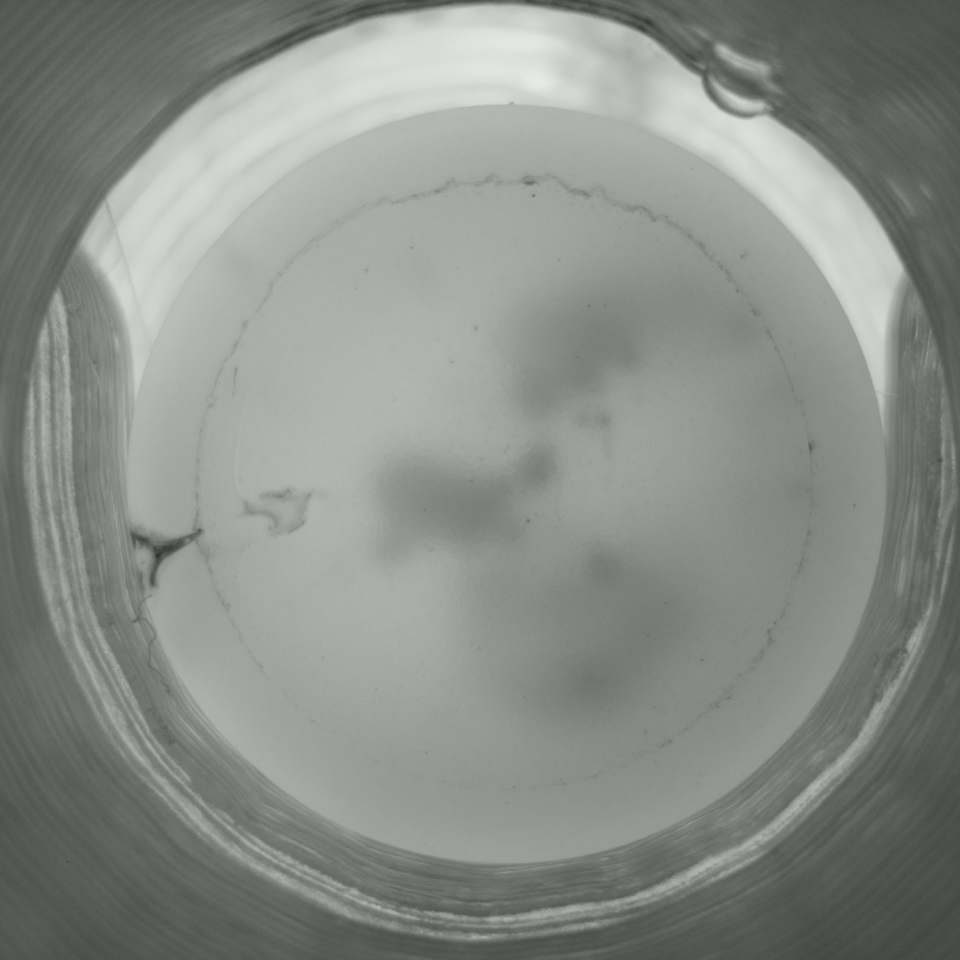
#> input picture bad.jpg, 960 x 960 px
$ python main_bad.py
#> lines starting #> are read from the running program, lines starting #| are printed output that depends on the picture; after the words box and inside, x2 and y2 are one past the last pixel; in counts of white or black regions, pixels touching at a corner belong together
import cv2
import numpy as np
import matplotlib.pyplot as plt
from scipy.stats import norm

image_resolution = (960, 960)
pellet_center_mask = np.zeros(image_resolution, dtype="uint8")
# Initial values for trackbars
initial_x, initial_y, initial_diameter = 480, 468, 350
threshold_value = 1.5
debug = 0
def nothing(val):
    pass

def update_mask():
    global Csys, Dia, pellet_center_mask
    # Update circle parameters
    Csys = (cv2.getTrackbarPos("Circle_X", "Trackbars"),
            cv2.getTrackbarPos("Circle_Y", "Trackbars"))
    Dia = cv2.getTrackbarPos("Circle_Diameter", "Trackbars")

    # Create a black canvas the size of the camera feed
    pellet_center_mask = np.zeros(image_resolution, dtype="uint8")

    # Draw a circle based on the trackbar values
    cv2.circle(pellet_center_mask, Csys, Dia, 255, -1)
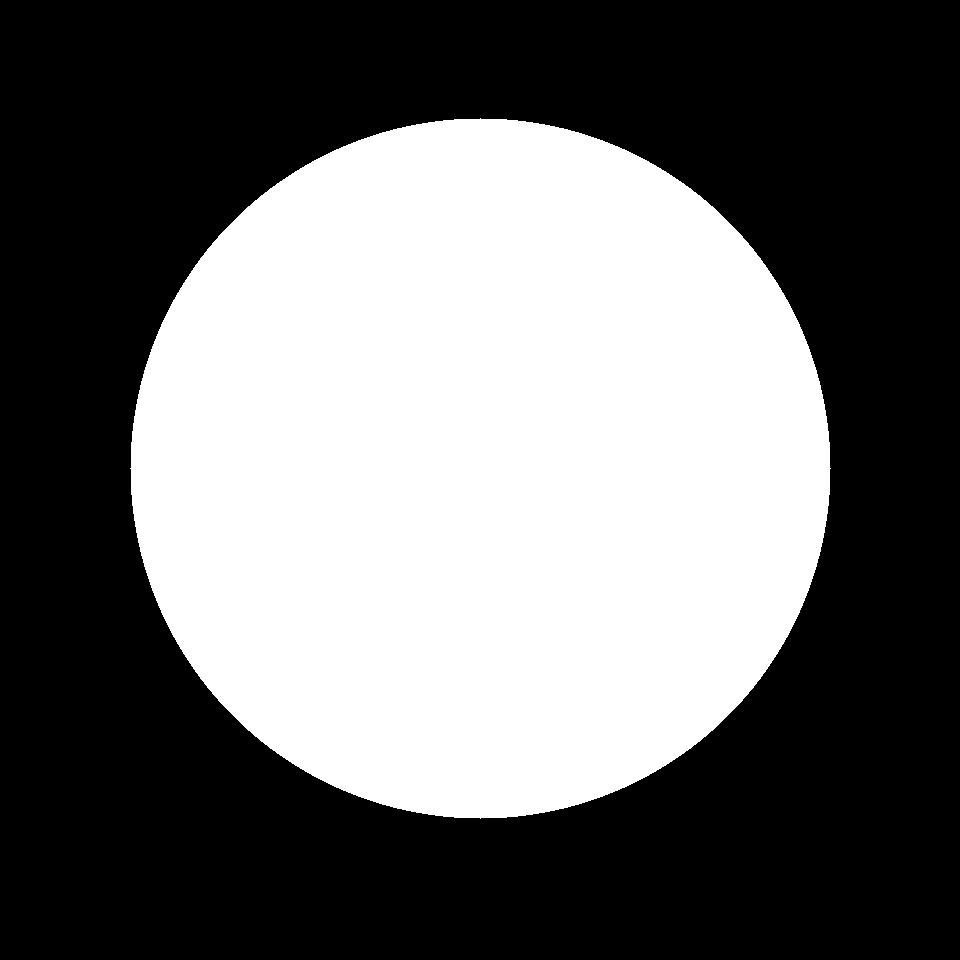
#> pellet_center_mask: shape (960, 960); 41.7% white; 1 white region, box (x1, y1, x2, y2) and area: (130, 118, 831, 819) 384765
    if debug == 1:
        # Display the mask
        cv2.imshow("Pellet center mask", pellet_center_mask)

def histogram_and_threshold(image, mask):
    # Apply the mask to the image
    masked_image = np.ma.array(image, mask=~mask)
    # Convert the masked image to a regular NumPy array for visualization
    masked_image_display = masked_image.filled(fill_value=0).astype(np.uint8)
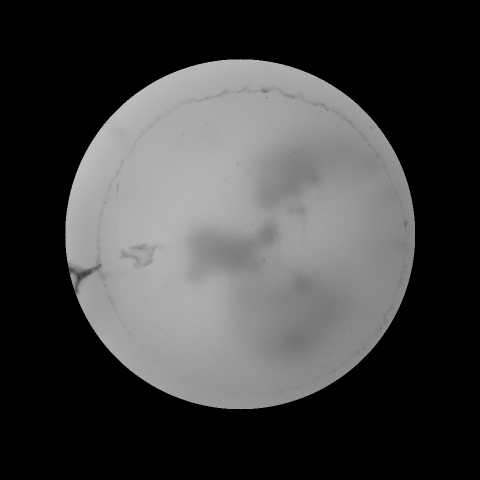
#> masked_image_display: shape (960, 960) (shown at 1/2 size); min 0, max 196, mean 64.8
    # Calculate the mean and standard deviation
    mean_value = np.mean(masked_image.compressed())
#> mean_value = 155.3
    std_dev_value = np.std(masked_image.compressed())
#> std_dev_value = 16.72

    std_dev_multiplier_upper = cv2.getTrackbarPos("Threshold_upper", "Trackbars") / 10
    std_dev_multiplier_lower = cv2.getTrackbarPos("Threshold_lower", "Trackbars") / 10

    # Calculate the threshold range
    lower_threshold = mean_value - std_dev_multiplier_lower * std_dev_value
#> lower_threshold = 130.2
    upper_threshold = mean_value + std_dev_multiplier_upper * std_dev_value
#> upper_threshold = 180.3

    # Clear the previous plot
    plt.clf()

    # Plot the histogram
    plt.hist(masked_image.compressed(), bins=256, density=True, alpha=0.6, color='g')

    # Plot the fitted normal distribution
    xmin, xmax = plt.xlim()
    x = np.linspace(xmin, xmax, 100)
    p = norm.pdf(x, mean_value, std_dev_value)
#> p = 100 values, max 0.0239 at index 70, min 6.12e-13 at index 0, mean 0.00599
    plt.plot(x, p, 'k', linewidth=2)

    # Add vertical lines at thresholding points
    plt.axvline(x=lower_threshold, color='r', linestyle='--', label=f'Lower Threshold ({std_dev_multiplier_lower} std dev)')
    plt.axvline(x=upper_threshold, color='r', linestyle='--', label=f'Upper Threshold ({std_dev_multiplier_upper} std dev)')

    # Add labels and title
    plt.title(f'Mean = {mean_value:.2f}, Standard Deviation = {std_dev_value:.2f}')
    plt.xlabel('Pixel Value')
    plt.ylabel('Frequency')

    # Add legend
    plt.legend()

    # Pause for a short time to allow the plot window to update
    plt.pause(0.01)
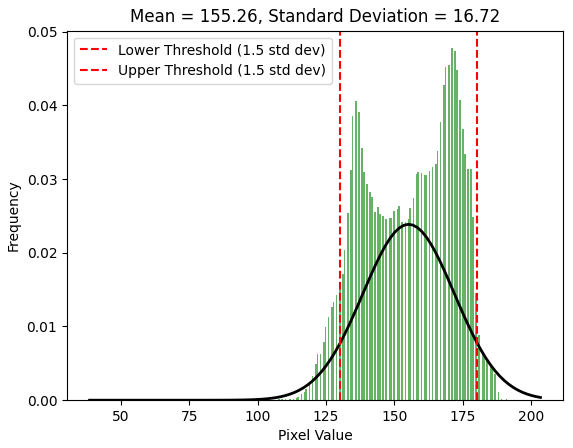
#> figure drawn by matplotlib, 1 panel; tallest bar 0.0478 high, from x = 170.8 to 171.4; curve peaks at x = 155.2, y = 0.0239

    # Perform thresholding using mean and standard deviation
    binary_image = ((masked_image >= lower_threshold) & (masked_image <= upper_threshold)).astype(np.uint8) * 255
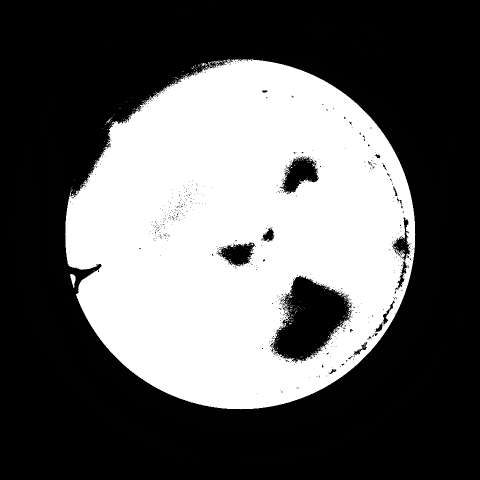
#> binary_image: shape (960, 960) (shown at 1/2 size); min 0, max 255, mean 96.8

    # Display the original and thresholded images
    if debug == 1:
        cv2.imshow('Original Image', image)
        cv2.imshow('Masked image', masked_image_display)
    cv2.imshow('Thresholded Image', binary_image)
    count_black_pixels(binary_image, mask)


def create_trackbars():
    # Set up the window and trackbars
    cv2.namedWindow("Trackbars")

    # Create trackbars with default values
    cv2.createTrackbar("Circle_X", "Trackbars", initial_x, 960, nothing)
    cv2.createTrackbar("Circle_Y", "Trackbars", initial_y, 960, nothing)
    cv2.createTrackbar("Circle_Diameter", "Trackbars", initial_diameter, 500, nothing)
    cv2.createTrackbar("Threshold_upper", "Trackbars", 15, 40, nothing)
    cv2.createTrackbar("Threshold_lower", "Trackbars", 15, 40, nothing)
    cv2.createTrackbar("Impurity_pixel_amount", "Trackbars", 1000,50000, nothing)

def count_black_pixels(binary_image, mask):
    # Apply the mask to the binary image
    masked_binary_image = cv2.bitwise_and(~binary_image, mask)
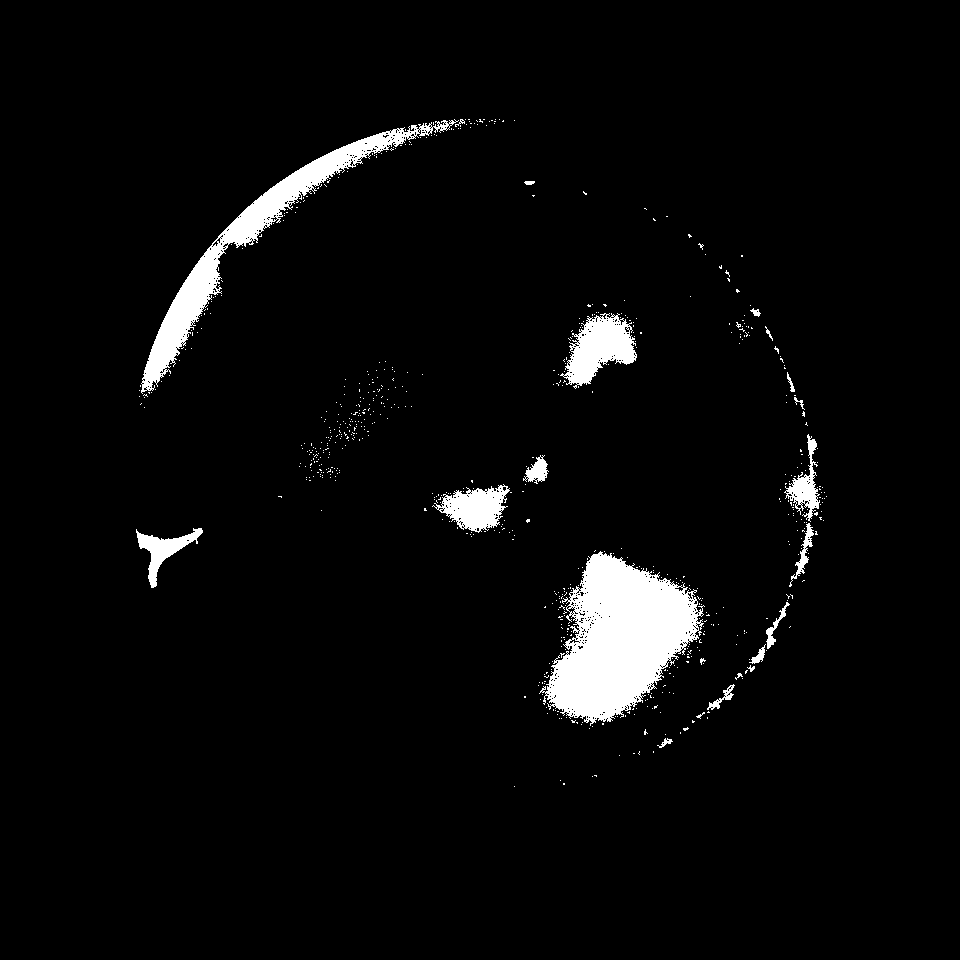
#> masked_binary_image: shape (960, 960); 3.9% white; 692 white regions (670 under 20 px), largest, box (x1, y1, x2, y2) and area: (539, 551, 705, 726) 16173, (141, 119, 459, 394) 8961, (560, 313, 637, 389) 3071
    cv2.imshow("Counting black",masked_binary_image)
    # Count the black pixels (pixel values = 0) inside the masked area
    impurity_pixel_count = np.sum(masked_binary_image == 255)
#> impurity_pixel_count = 35499

    print(f'Impurities: {impurity_pixel_count}')
#| Impurities: 35499
    impurity_threshold = cv2.getTrackbarPos("Impurity_pixel_amount", "Trackbars")
    if impurity_pixel_count > impurity_threshold:
        print("BAD")
    else:
        print("GOOD")


# Create the Trackbars, so the mask can be created
create_trackbars()

# Main loop
while True:
    original_image_bad = cv2.imread('bad.jpg' , cv2.IMREAD_GRAYSCALE)
    update_mask()
    histogram_and_threshold(original_image_bad, pellet_center_mask)

    key = cv2.waitKey(1) & 0xFF
#> (key Esc is pressed here)
    if key == 27:  # Press 'Esc' to exit
        break

# Release resources
cv2.destroyAllWindows()

$ run again, with good.jpg copied over bad.jpg
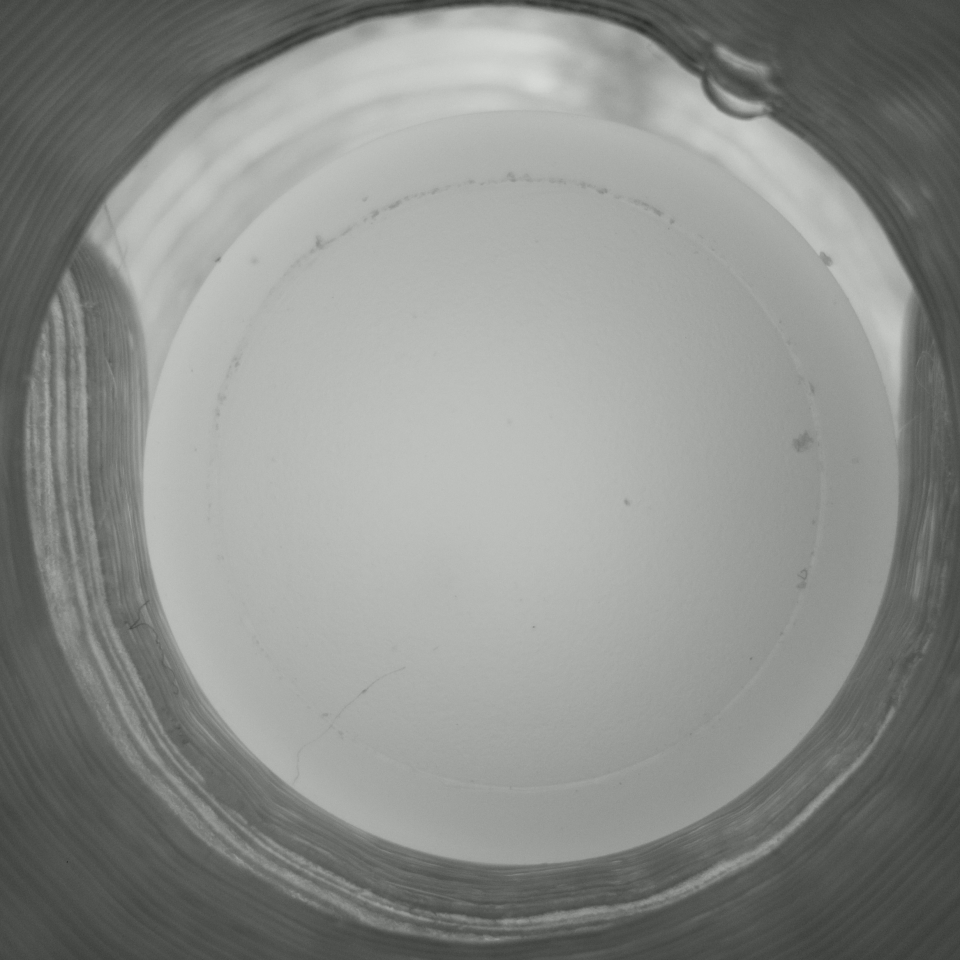
#> input picture good.jpg, 960 x 960 px
#> pellet_center_mask: shape (960, 960); 41.7% white; 1 white region, box (x1, y1, x2, y2) and area: (130, 118, 831, 819) 384765
#> in histogram_and_threshold, `masked_image_display = masked_image.filled(fill_value=0).astype(np.uin..`:
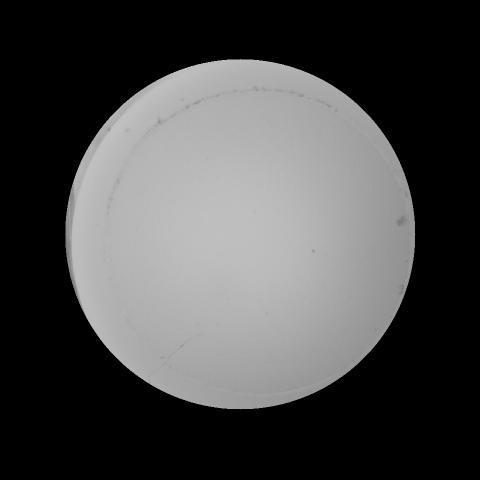
#> masked_image_display: shape (960, 960) (shown at 1/2 size); min 0, max 194, mean 72.5
#> mean_value = 173.7
#> std_dev_value = 11.89
#> lower_threshold = 155.9
#> upper_threshold = 191.5
#> p = 100 values, max 0.0336 at index 71, min 7.87e-08 at index 0, mean 0.0115
#> in count_black_pixels, `masked_binary_image = cv2.bitwise_and(~binary_image, mask)`:
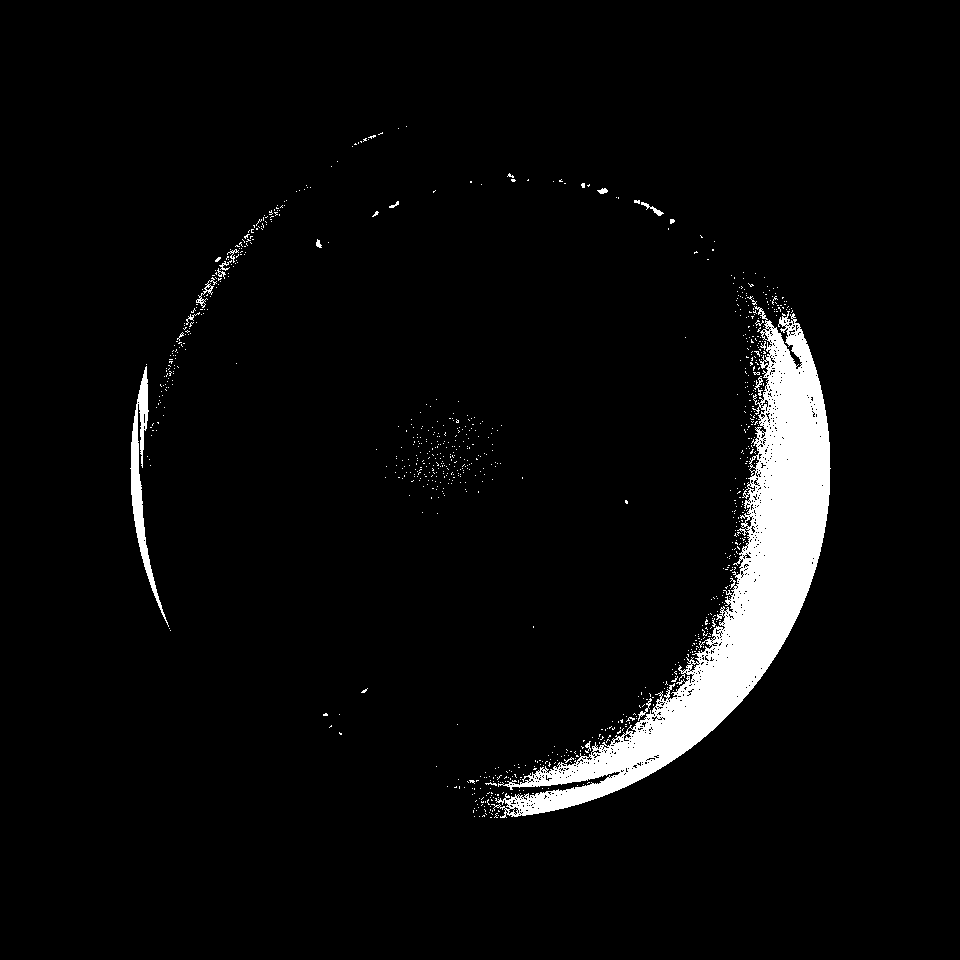
#> masked_binary_image: shape (960, 960); 4.3% white; 904 white regions (885 under 20 px), largest, box (x1, y1, x2, y2) and area: (491, 306, 831, 818) 35121, (130, 366, 169, 627) 2041, (196, 277, 217, 308) 128
#> impurity_pixel_count = 39843
#| Impurities: 39843

$ run again, with no_pellet.jpg copied over bad.jpg
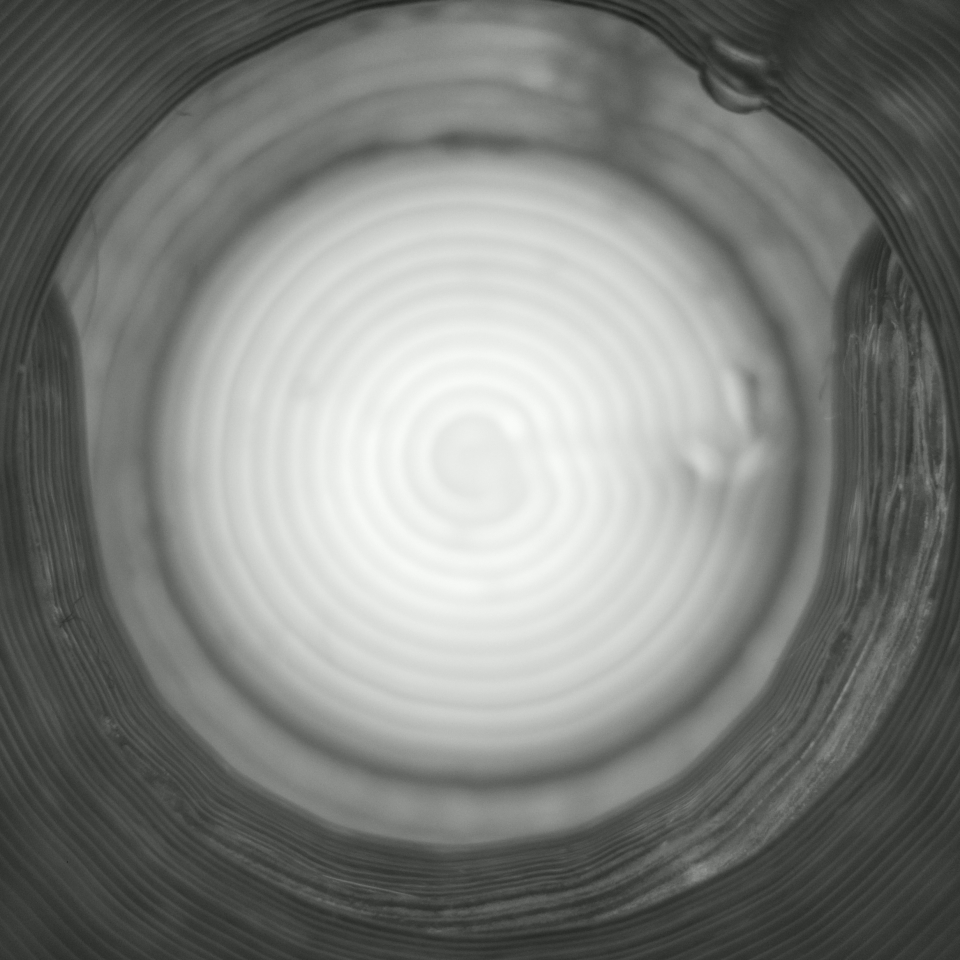
#> input picture no_pellet.jpg, 960 x 960 px
#> pellet_center_mask: shape (960, 960); 41.7% white; 1 white region, box (x1, y1, x2, y2) and area: (130, 118, 831, 819) 384765
#> in histogram_and_threshold, `masked_image_display = masked_image.filled(fill_value=0).astype(np.uin..`:
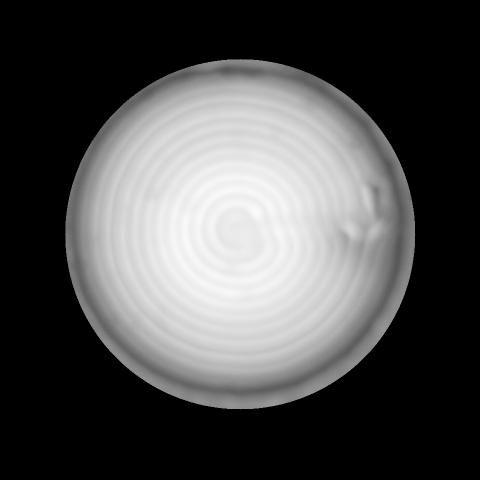
#> masked_image_display: shape (960, 960) (shown at 1/2 size); min 0, max 251, mean 77.8
#> mean_value = 186.4
#> std_dev_value = 45.31
#> lower_threshold = 118.5
#> upper_threshold = 254.4
#> p = 100 values, max 0.0088 at index 60, min 0.000443 at index 0, mean 0.00507
#> in count_black_pixels, `masked_binary_image = cv2.bitwise_and(~binary_image, mask)`:
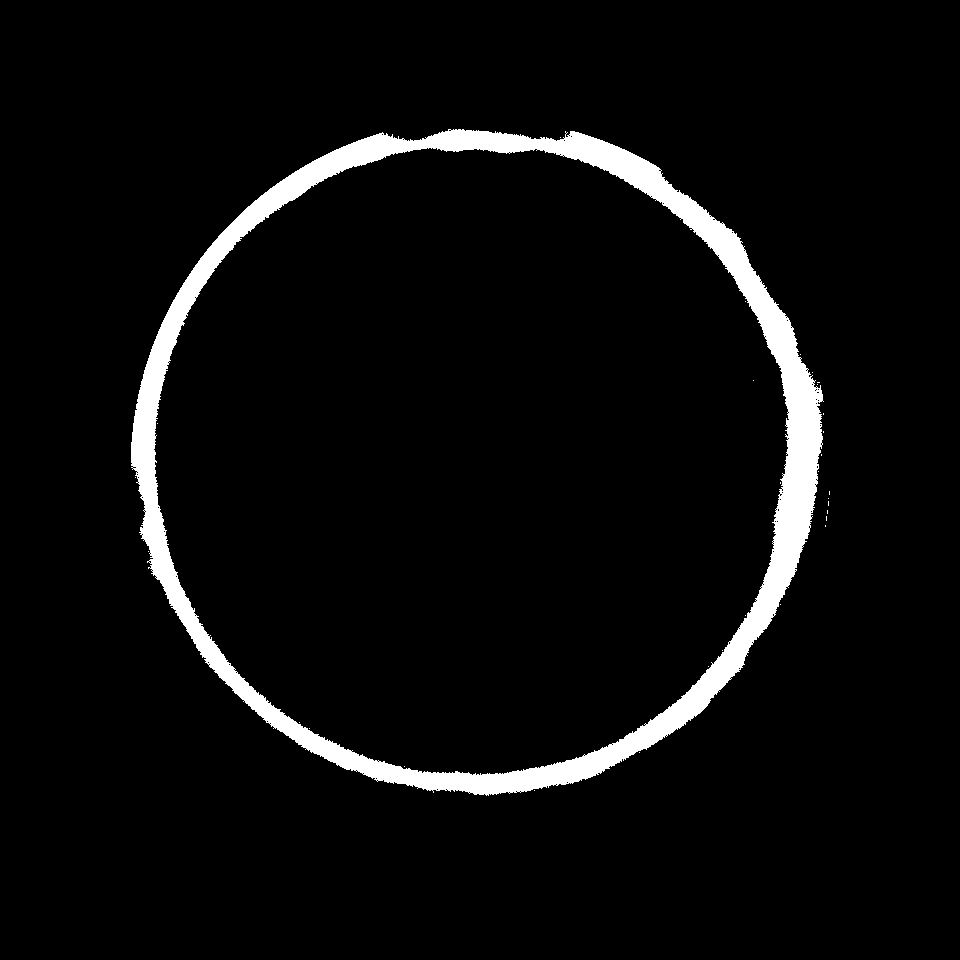
#> masked_binary_image: shape (960, 960); 4.9% white; 31 white regions (30 under 20 px), largest, box (x1, y1, x2, y2) and area: (131, 129, 824, 796) 45204
#> impurity_pixel_count = 45255
#| Impurities: 45255
